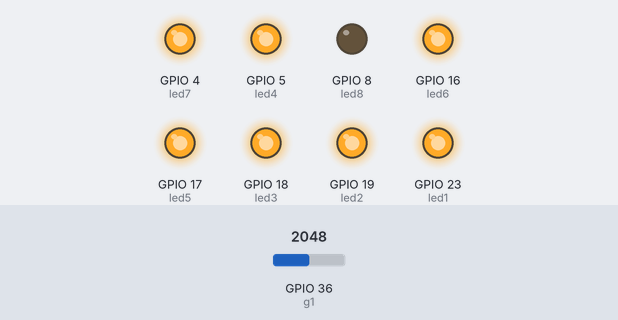
A program run on a simulated ESP32. Shown: output pins drawn as LEDs (lit = HIGH). The test bench sets the inputs (shaded band); at power-on: GPIO 36 (g1) = 2048.

Above: at 1.2 s.
1.3 s: GPIO 36 (g1) set to 1952
At 2.0 s:
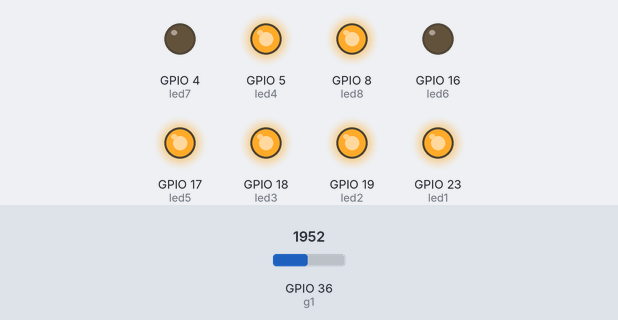
2.8 s: GPIO 36 (g1) set to 1058
4.3 s: GPIO 36 (g1) set to 931
At 5.5 s:
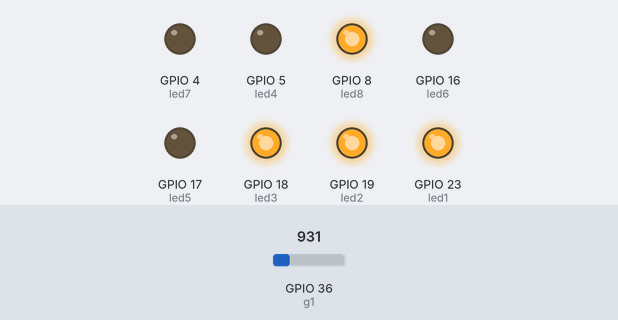
5.8 s: GPIO 36 (g1) set to 524
7.3 s: GPIO 36 (g1) set to 449
At 7.8 s:
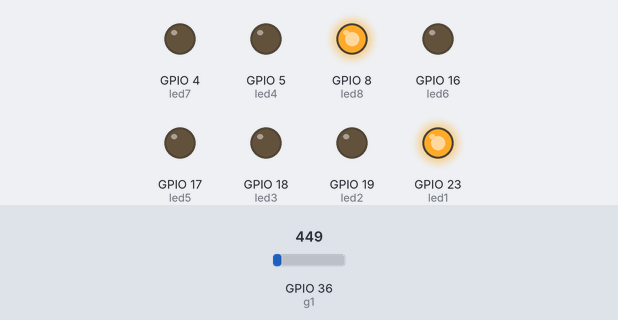
8.8 s: GPIO 36 (g1) set to 540
At 10.1 s:
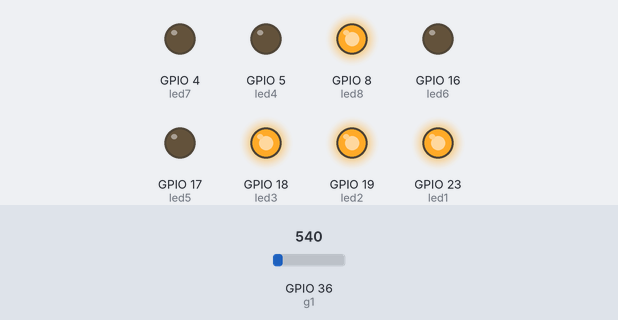
Timing chart, 0 to 11.3 s (numbered marks = the images above; inputs shaded):
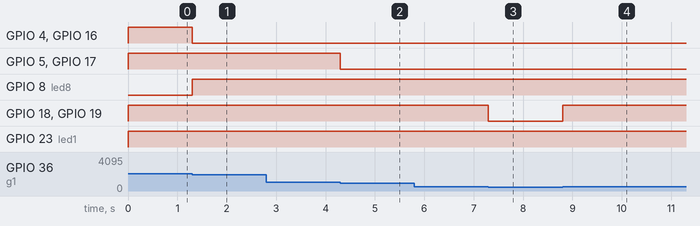

The program:

main.cpp
```cpp
#include <Arduino.h>
int led1 = 23;
int led2 = 19;
int led3 = 18;
int led4 = 5;
int led5 = 17;
int led6 = 16;
int led7 = 4;
int led8 = 8;
int g1 = 36;
void setup() {
    pinMode (led1, OUTPUT);
    pinMode (led2, OUTPUT);
    pinMode (led3, OUTPUT);
    pinMode (led4, OUTPUT);
    pinMode (led5, OUTPUT);
    pinMode (led6, OUTPUT);
    pinMode (led7, OUTPUT);
    pinMode (led8, OUTPUT);
 }

 void loop() {
    int ss1 = analogRead(g1);

    if (ss1 <= 500)
    {
      digitalWrite(led1, HIGH);
      digitalWrite(led2, LOW);
      digitalWrite(led3, LOW);
      digitalWrite(led4, LOW);
      digitalWrite(led5, LOW);
      digitalWrite(led6, LOW);
      digitalWrite(led7, LOW);
      digitalWrite(led8, HIGH);
    } else if (ss1 <= 1000)
    {
      digitalWrite(led1, HIGH);
      digitalWrite(led2, HIGH);
      digitalWrite(led3, HIGH);
      digitalWrite(led4, LOW);
      digitalWrite(led5, LOW);
      digitalWrite(led6, LOW);
      digitalWrite(led7, LOW);
      digitalWrite(led8, HIGH);
    } else if (ss1 <= 2000)
    {
      digitalWrite(led1, HIGH);
      digitalWrite(led2, HIGH);
      digitalWrite(led3, HIGH);
      digitalWrite(led4, HIGH);
      digitalWrite(led5, HIGH);
      digitalWrite(led6, LOW);
      digitalWrite(led7, LOW);
      digitalWrite(led8, HIGH);
    } else
    {
      digitalWrite(led1, HIGH);
      digitalWrite(led2, HIGH);
      digitalWrite(led3, HIGH);
      digitalWrite(led4, HIGH);
      digitalWrite(led5, HIGH);
      digitalWrite(led6, HIGH);
      digitalWrite(led7, HIGH);
      digitalWrite(led8, LOW);
    }


 }
```

Measured:
- the behaviour switches between 2001 and 2000 on GPIO 36 (g1) (found by bisection; images 0 and 1)
- the behaviour switches between 1001 and 1000 on GPIO 36 (g1) (found by bisection; images 1 and 2)
- the behaviour switches between 501 and 500 on GPIO 36 (g1) (found by bisection; images 2 and 3)
- after the input at 1.3 s, GPIO 4 (led7), GPIO 16 (led6): HIGH → LOW at once; GPIO 8 (led8): LOW → HIGH at once
- after the input at 2.8 s, every drawn part: stays the same
- after the input at 4.3 s, GPIO 5 (led4), GPIO 17 (led5): HIGH → LOW at once
- after the input at 5.8 s, every drawn part: stays the same
- after the input at 7.3 s, GPIO 18 (led3), GPIO 19 (led2): HIGH → LOW at once
- after the input at 8.8 s, GPIO 18 (led3), GPIO 19 (led2): LOW → HIGH at once
